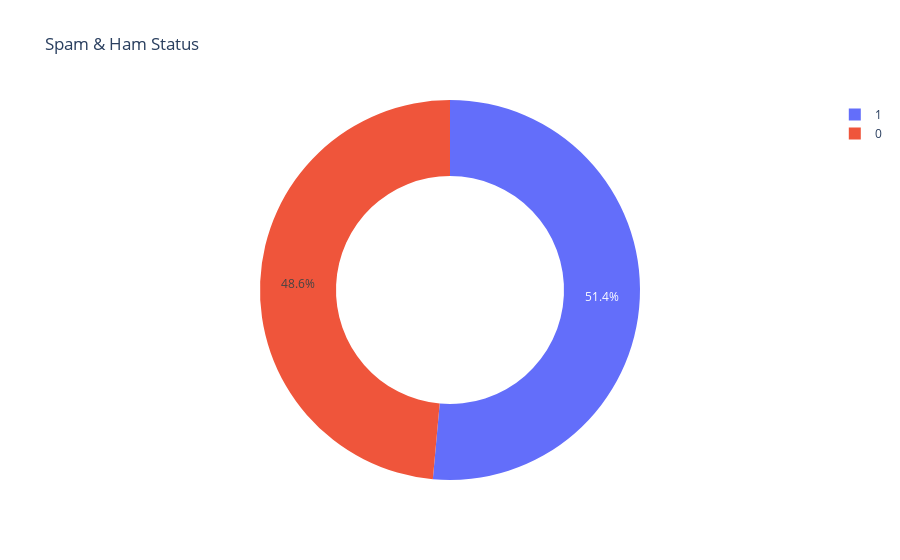

Write notebook code for a chart like this one.
### Code cell
# Check dataset balence or not
lable_status = data['label'].value_counts()

# Draw a pie chart
transactions = lable_status.index
quantity = lable_status.values

figure = px.pie(data,
                values=quantity,
                names=transactions, hole=0.60,
                title="Spam & Ham Status")
figure.show()

### Figure 1 — Plotly figure (JSON) as saved in the notebook; plotly's stock layout.template omitted (floating-point values rounded to 4 significant figures)
{"data": [{"domain": {"x": [0, 1], "y": [0, 1]}, "hole": 0.6, "hovertemplate": "label=%{label}<br>value=%{value}<extra></extra>", "labels": [1, 0], "legendgroup": "", "name": "", "showlegend": true, "type": "pie", "values": [37106, 35028]}], "layout": {"legend": {"tracegroupgap": 0}, "title": {"text": "Spam & Ham Status"}}}
